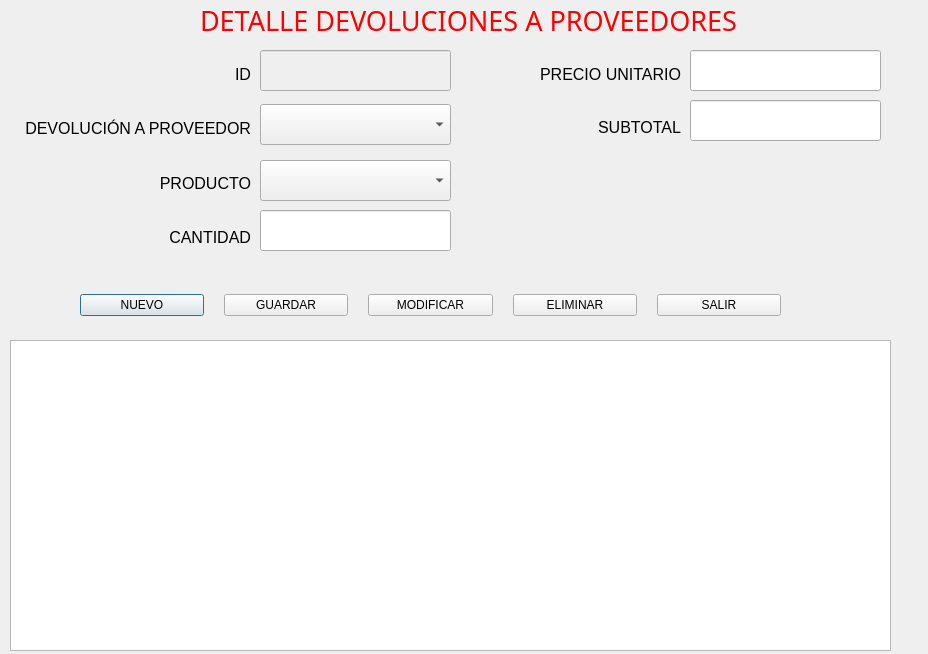
<?xml version="1.0" encoding="UTF-8"?>
<ui version="4.0">
 <class>Detalledevolucionesproveedores</class>
 <widget class="QDialog" name="Detalledevolucionesproveedores">
  <property name="geometry">
   <rect>
    <x>0</x>
    <y>0</y>
    <width>928</width>
    <height>654</height>
   </rect>
  </property>
  <property name="windowTitle">
   <string>Detalle Devoluciones a Proveedores</string>
  </property>
  <widget class="QTableView" name="tablaDetallesDevolucion">
   <property name="geometry">
    <rect>
     <x>10</x>
     <y>340</y>
     <width>881</width>
     <height>311</height>
    </rect>
   </property>
  </widget>
  <widget class="QLineEdit" name="txtID">
   <property name="enabled">
    <bool>false</bool>
   </property>
   <property name="geometry">
    <rect>
     <x>260</x>
     <y>50</y>
     <width>191</width>
     <height>41</height>
    </rect>
   </property>
  </widget>
  <widget class="QLineEdit" name="txtPrecioUnitario">
   <property name="geometry">
    <rect>
     <x>690</x>
     <y>50</y>
     <width>191</width>
     <height>41</height>
    </rect>
   </property>
  </widget>
  <widget class="QWidget" name="layoutWidget">
   <property name="geometry">
    <rect>
     <x>10</x>
     <y>50</y>
     <width>241</width>
     <height>211</height>
    </rect>
   </property>
   <layout class="QVBoxLayout" name="_2">
    <item>
     <widget class="QLabel" name="labelID">
      <property name="font">
       <font>
        <family>Segoe UI</family>
        <pointsize>12</pointsize>
       </font>
      </property>
      <property name="text">
       <string>ID</string>
      </property>
      <property name="alignment">
       <set>Qt::AlignmentFlag::AlignRight|Qt::AlignmentFlag::AlignTrailing|Qt::AlignmentFlag::AlignVCenter</set>
      </property>
     </widget>
    </item>
    <item>
     <widget class="QLabel" name="labelDevolucion">
      <property name="font">
       <font>
        <family>Segoe UI</family>
        <pointsize>12</pointsize>
       </font>
      </property>
      <property name="text">
       <string>DEVOLUCIÓN A PROVEEDOR</string>
      </property>
      <property name="alignment">
       <set>Qt::AlignmentFlag::AlignRight|Qt::AlignmentFlag::AlignTrailing|Qt::AlignmentFlag::AlignVCenter</set>
      </property>
     </widget>
    </item>
    <item>
     <widget class="QLabel" name="labelProducto">
      <property name="font">
       <font>
        <pointsize>12</pointsize>
       </font>
      </property>
      <property name="text">
       <string>PRODUCTO</string>
      </property>
      <property name="alignment">
       <set>Qt::AlignmentFlag::AlignRight|Qt::AlignmentFlag::AlignTrailing|Qt::AlignmentFlag::AlignVCenter</set>
      </property>
     </widget>
    </item>
    <item>
     <widget class="QLabel" name="labelCantidad">
      <property name="font">
       <font>
        <pointsize>12</pointsize>
       </font>
      </property>
      <property name="text">
       <string>CANTIDAD</string>
      </property>
      <property name="alignment">
       <set>Qt::AlignmentFlag::AlignRight|Qt::AlignmentFlag::AlignTrailing|Qt::AlignmentFlag::AlignVCenter</set>
      </property>
     </widget>
    </item>
   </layout>
  </widget>
  <widget class="QComboBox" name="cbDevolucion">
   <property name="geometry">
    <rect>
     <x>260</x>
     <y>104</y>
     <width>191</width>
     <height>41</height>
    </rect>
   </property>
  </widget>
  <widget class="QComboBox" name="cbProducto">
   <property name="geometry">
    <rect>
     <x>260</x>
     <y>160</y>
     <width>191</width>
     <height>41</height>
    </rect>
   </property>
  </widget>
  <widget class="QWidget" name="layoutWidget_2">
   <property name="geometry">
    <rect>
     <x>80</x>
     <y>290</y>
     <width>701</width>
     <height>31</height>
    </rect>
   </property>
   <layout class="QHBoxLayout" name="horizontalLayout">
    <property name="spacing">
     <number>20</number>
    </property>
    <item>
     <widget class="QPushButton" name="btnNuevo">
      <property name="text">
       <string>NUEVO</string>
      </property>
      <property name="icon">
       <iconset theme="QIcon::ThemeIcon::FolderNew"/>
      </property>
      <property name="iconSize">
       <size>
        <width>30</width>
        <height>20</height>
       </size>
      </property>
     </widget>
    </item>
    <item>
     <widget class="QPushButton" name="btnGuardar">
      <property name="text">
       <string>GUARDAR</string>
      </property>
      <property name="icon">
       <iconset theme="QIcon::ThemeIcon::DocumentSave"/>
      </property>
      <property name="iconSize">
       <size>
        <width>30</width>
        <height>20</height>
       </size>
      </property>
     </widget>
    </item>
    <item>
     <widget class="QPushButton" name="btnModificar">
      <property name="text">
       <string>MODIFICAR</string>
      </property>
      <property name="icon">
       <iconset theme="QIcon::ThemeIcon::MailMessageNew"/>
      </property>
      <property name="iconSize">
       <size>
        <width>30</width>
        <height>20</height>
       </size>
      </property>
     </widget>
    </item>
    <item>
     <widget class="QPushButton" name="btnEliminar">
      <property name="text">
       <string>ELIMINAR</string>
      </property>
      <property name="icon">
       <iconset theme="QIcon::ThemeIcon::ApplicationExit"/>
      </property>
      <property name="iconSize">
       <size>
        <width>30</width>
        <height>20</height>
       </size>
      </property>
     </widget>
    </item>
    <item>
     <widget class="QPushButton" name="btnSalir">
      <property name="text">
       <string>SALIR</string>
      </property>
      <property name="icon">
       <iconset theme="QIcon::ThemeIcon::SystemLogOut"/>
      </property>
      <property name="iconSize">
       <size>
        <width>30</width>
        <height>20</height>
       </size>
      </property>
     </widget>
    </item>
   </layout>
  </widget>
  <widget class="QWidget" name="layoutWidget_3">
   <property name="geometry">
    <rect>
     <x>460</x>
     <y>50</y>
     <width>221</width>
     <height>101</height>
    </rect>
   </property>
   <layout class="QVBoxLayout" name="_3">
    <item>
     <widget class="QLabel" name="labelPrecioUnitario">
      <property name="font">
       <font>
        <pointsize>12</pointsize>
       </font>
      </property>
      <property name="text">
       <string>PRECIO UNITARIO</string>
      </property>
      <property name="alignment">
       <set>Qt::AlignmentFlag::AlignRight|Qt::AlignmentFlag::AlignTrailing|Qt::AlignmentFlag::AlignVCenter</set>
      </property>
     </widget>
    </item>
    <item>
     <widget class="QLabel" name="labelSubtotal">
      <property name="font">
       <font>
        <family>Segoe UI</family>
        <pointsize>12</pointsize>
       </font>
      </property>
      <property name="text">
       <string>SUBTOTAL</string>
      </property>
      <property name="alignment">
       <set>Qt::AlignmentFlag::AlignRight|Qt::AlignmentFlag::AlignTrailing|Qt::AlignmentFlag::AlignVCenter</set>
      </property>
     </widget>
    </item>
   </layout>
  </widget>
  <widget class="QLabel" name="label">
   <property name="geometry">
    <rect>
     <x>200</x>
     <y>0</y>
     <width>581</width>
     <height>41</height>
    </rect>
   </property>
   <property name="font">
    <font>
     <family>MV Boli</family>
     <pointsize>20</pointsize>
     <underline>false</underline>
    </font>
   </property>
   <property name="styleSheet">
    <string notr="true">color: rgb(255, 0, 0);</string>
   </property>
   <property name="text">
    <string>DETALLE DEVOLUCIONES A PROVEEDORES</string>
   </property>
   <property name="textFormat">
    <enum>Qt::TextFormat::AutoText</enum>
   </property>
  </widget>
  <widget class="QLineEdit" name="txtCantidad">
   <property name="geometry">
    <rect>
     <x>260</x>
     <y>210</y>
     <width>191</width>
     <height>41</height>
    </rect>
   </property>
  </widget>
  <widget class="QLineEdit" name="txtSubtotal">
   <property name="geometry">
    <rect>
     <x>690</x>
     <y>100</y>
     <width>191</width>
     <height>41</height>
    </rect>
   </property>
  </widget>
 </widget>
 <resources/>
 <connections/>
</ui>
